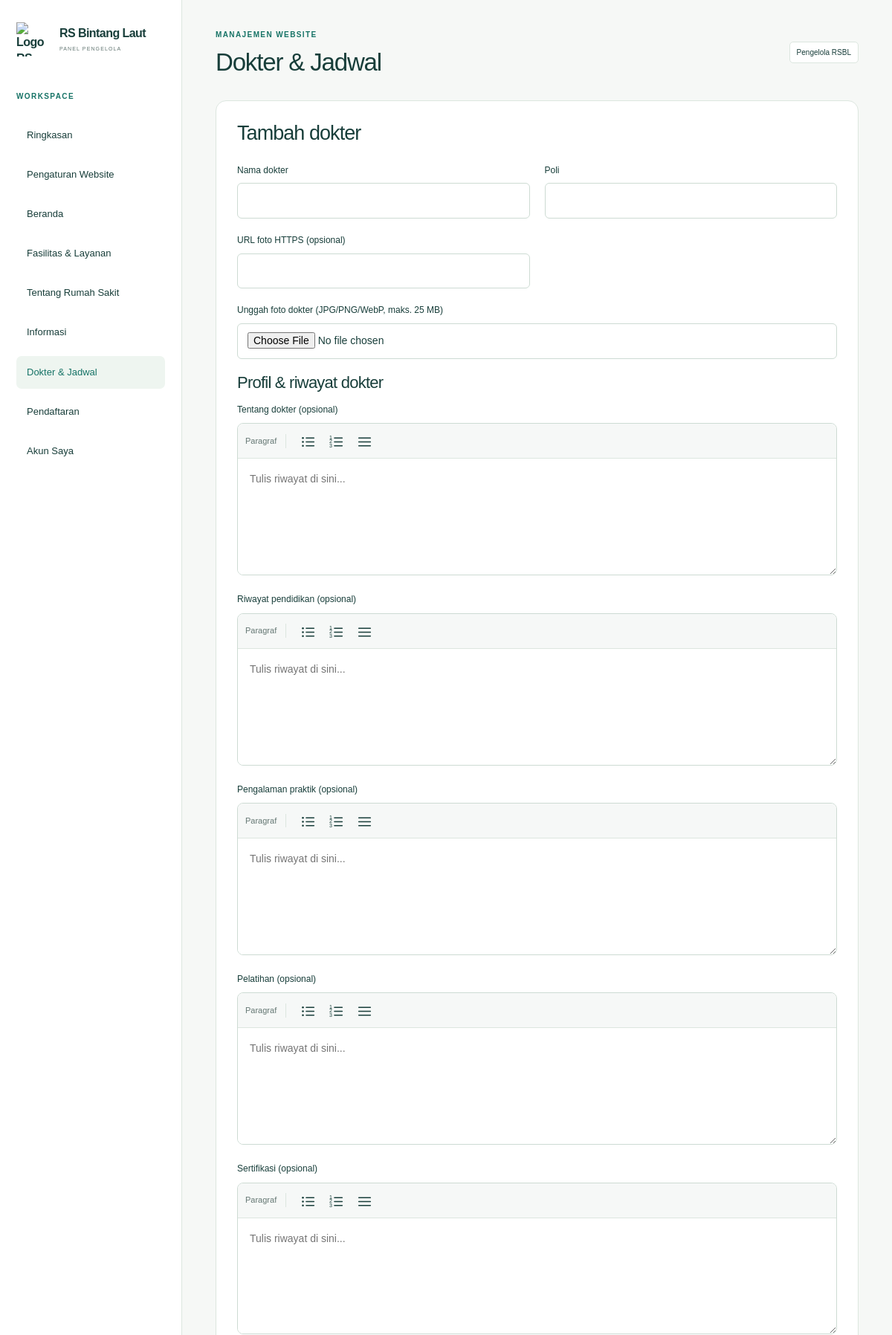
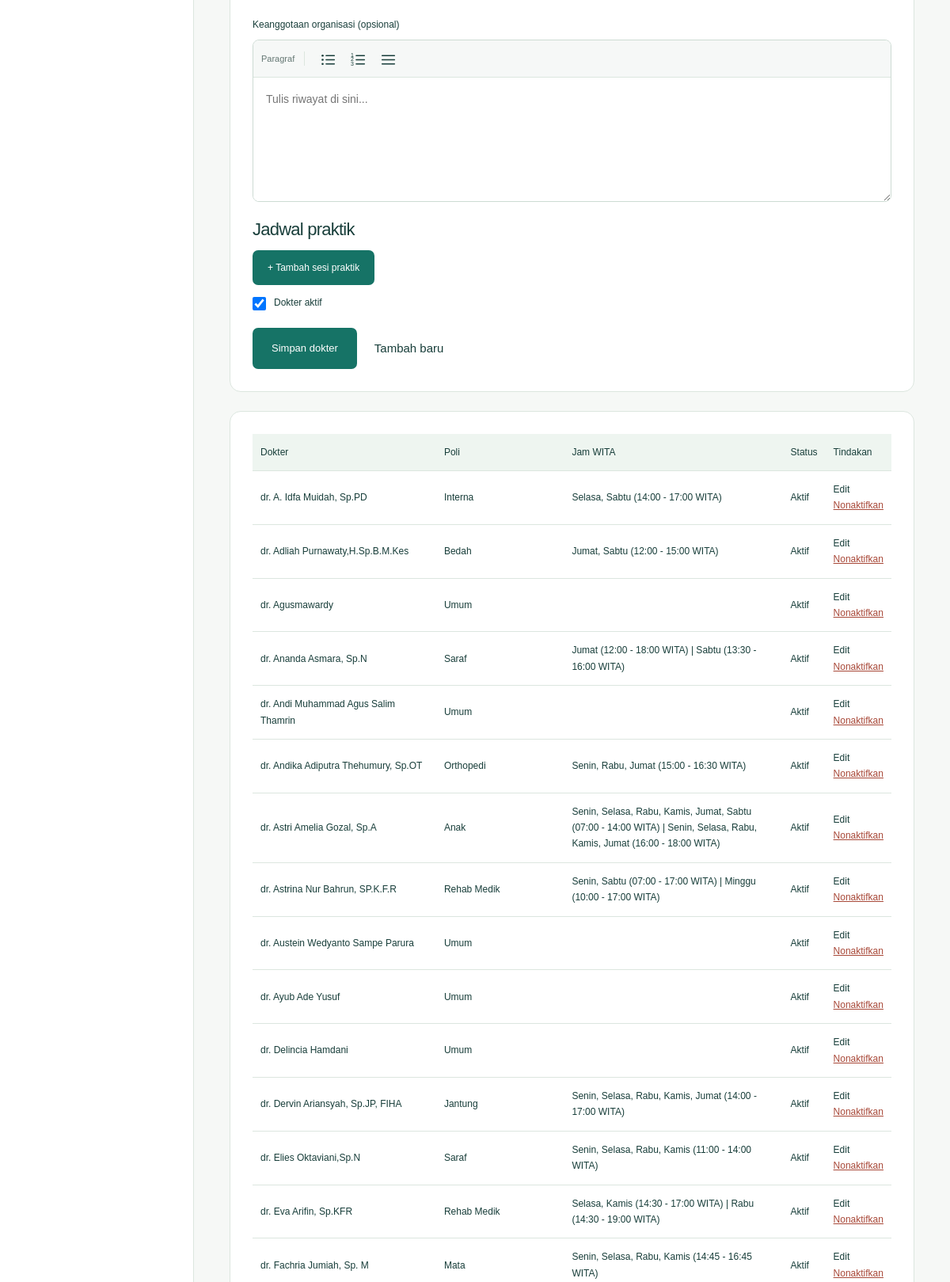
The page /index.php?page=admin&tab=doctors (signed in, upper part) on the database its author committed (2 pictures, top to bottom).
### tables this page shows
CREATE TABLE doctors (id INTEGER PRIMARY KEY AUTOINCREMENT, name VARCHAR(255) NOT NULL, specialty VARCHAR(255) NOT NULL, days VARCHAR(30) NOT NULL, hours VARCHAR(100) NOT NULL, image TEXT NOT NULL, active INT NOT NULL DEFAULT 1);

CREATE TABLE settings (name VARCHAR(100) PRIMARY KEY, value TEXT NOT NULL);

### app/modules/doctors.php (called while the page is built, shortened)
<?php
function doctorProfile(int $id): array
{
    $profile = json_decode(setting('doctor_profile_' . $id, '{}'), true);
    return is_array($profile) ? $profile : [];
}
function doctorDays(string $days): string
{
    $labels = [
        1 => 'Senin',
        2 => 'Selasa',
        3 => 'Rabu',
        4 => 'Kamis',
        5 => 'Jumat',
        6 => 'Sabtu',
        7 => 'Minggu',
    ];
    return implode(', ', array_map(fn($day) => $labels[(int) $day] ?? '', explode(',', $days)));
}
function doctorSessions(array $doctor): array
{
    $profile = doctorProfile((int) ($doctor['id'] ?? 0));
    if (isset($profile['sessions']) && is_array($profile['sessions'])) {
        return $profile['sessions'];
    }
    $times = [];
    preg_match_all('/([0-2]?[0-9])[.:]([0-5][0-9])/', $doctor['hours'] ?? '', $times);
    if (trim($doctor['days'] ?? '') === '' || count($times[0]) < 2) {
        return [];
    }
    return [
        [
            'days' => array_map('intval', explode(',', $doctor['days'] ?? '')),
            'start' => isset($times[1][0]) ? sprintf('%02d:%s', $times[1][0], $times[2][0]) : '',
            'end' => isset($times[1][1]) ? sprintf('%02d:%s', $times[1][1], $times[2][1]) : '',
        ],
    ];
}
function doctorScheduleText(array $doctor): string
{
    return implode(
        ' | ',
        array_map(
            fn($session) => doctorDays(implode(',', $session['days'])) .
                ' (' .
                $session['start'] .
                ' - ' .
                $session['end'] .
                ' WITA)',
            doctorSessions($doctor),
        ),
    );
}

### views/admin/pages/doctors.php (the view, shortened to what this page needs)
<?php
$edit = query('SELECT * FROM doctors WHERE id=?', [(int) ($_GET['edit'] ?? 0)])[0] ?? [];
?>
<form class="panel" method="post" enctype="multipart/form-data">
    <h2><?= empty($edit['id']) ? 'Tambah' : 'Edit' ?> dokter</h2>
    <div class="form-grid"><?php
    ?></div>
    <label>
        Unggah foto dokter (JPG/PNG/WebP, maks. 25 MB)
        <input type="file" name="image_file" accept="image/jpeg,image/png,image/webp">
    </label>
    <h3>Profil &amp; riwayat dokter</h3>
    <?php foreach (
        [
            'bio' => 'Tentang dokter',
            'education' => 'Riwayat pendidikan',
            'experience' => 'Pengalaman praktik',
            'training' => 'Pelatihan',
            'certifications' => 'Sertifikasi',
            'organizations' => 'Keanggotaan organisasi',
        ]
        as $key => $label
    ): ?>
    <div class="history-editor" data-history-editor>
        <label for="history-<?= $key ?>"><?= e($label) ?> (opsional)</label>
        <div class="history-editor-surface">
            <div class="history-toolbar" role="group" aria-label="Format paragraf <?= e($label) ?>">
                <span class="history-toolbar-label">Paragraf</span>
                <button type="button" data-list="bullet" aria-label="Daftar bullet" title="Daftar bullet" aria-controls="history-<?= $key ?>">
                    <svg viewBox="0 0 24 24" aria-hidden="true">
                        <circle cx="4" cy="6" r="1.5"/>
                        <circle cx="4" cy="12" r="1.5"/>
                        <circle cx="4" cy="18" r="1.5"/>
                        <path d="M9 6h12M9 12h12M9 18h12"/>
                    </svg>
                </button>
                <button type="button" data-list="number" aria-label="Daftar bernomor" title="Daftar bernomor" aria-controls="history-<?= $key ?>">
                    <svg viewBox="0 0 24 24" aria-hidden="true">
                        <text x="1" y="8">1</text>
                        <text x="1" y="14">2</text>
                        <text x="1" y="20">3</text>
                        <path d="M9 6h12M9 12h12M9 18h12"/>
                    </svg>
                </button>
                <button type="button" data-list="plain" aria-label="Hapus format daftar" title="Hapus format daftar" aria-controls="history-<?= $key ?>">
                    <svg viewBox="0 0 24 24" aria-hidden="true">
                        <path d="M3 6h18M3 12h18M3 18h18"/>
                    </svg>
                </button>
            </div>
            <textarea id="history-<?= $key ?>" name="<?= $key ?>" rows="5" maxlength="10000" placeholder="Tulis riwayat di sini..."><?= e(
) ?></textarea>
        </div>
    </div>
    <?php endforeach; ?>
<?php require APP_ROOT . '/views/admin/components/doctor-schedule.php'; ?>
    <label class="check">
        <input type="checkbox" name="active" <?= $edit['active'] ?? 1 ? 'checked' : '' ?>>
        Dokter aktif
    </label>
    <div class="actions">
        <button class="button">Simpan dokter</button>
        <a href="index.php?page=admin&tab=doctors">Tambah baru</a>
    </div>
</form>
<div class="panel table-wrap">
    <table>
        <thead>
            <tr>
                <th>Dokter</th>
                <th>Poli</th>
                <th>Jam WITA</th>
                <th>Status</th>
                <th>Tindakan</th>
            </tr>
        </thead>
        <tbody>
            <?php foreach (query('SELECT * FROM doctors ORDER BY name') as $row): ?>
            <tr>
                <td><?= e($row['name']) ?></td>
                <td><?= e($row['specialty']) ?></td>
                <td><?= e(doctorScheduleText($row)) ?></td>
                <td><?= $row['active'] ? 'Aktif' : 'Nonaktif' ?></td>
                <td>
                    <a href="index.php?page=admin&tab=doctors&edit=<?= $row['id'] ?>">Edit</a>
                    <form method="post" enctype="multipart/form-data" data-confirm="Nonaktifkan dokter ini?">
                        <button class="text-button danger">Nonaktifkan</button>
                    </form>
                </td>
            </tr>
            <?php endforeach; ?>
        </tbody>
    </table>
</div>

### assets/css/base.css (style rules this page uses)
:root { --ink: #183e3a; --muted: #647773; --green: #167366; --dark: #164d44; --mint: #eef5f0; --line: #dce6df; --cream: #fbfaf6; --white: #fff; --radius: 18px; }
* { box-sizing: border-box; }
body { margin: 0; font-family: Arial, Helvetica, sans-serif; color: var(--ink); background: var(--white); font-size: 15px; line-height: 1.7; }
a { color: inherit; text-decoration: none; }
button, input, select, textarea { font: inherit; }
button, a, input, select, textarea { -webkit-tap-highlight-color: transparent; }
button { cursor: pointer; }
h1, h2, h3, h4, p { margin-top: 0; }
h1, h2, h3 { line-height: 1.15; letter-spacing: -0.035em; }
h2 { font-size: clamp(28px, 3.1vw, 40px); font-weight: 500; margin-bottom: 24px; }
h3 { font-size: 22px; font-weight: 500; margin-bottom: 14px; }
.button { display: inline-flex; align-items: center; justify-content: center; gap: 28px; background: var(--green); color: white; padding: 15px 23px; border: 1px solid transparent; border-radius: 7px; font-size: 13px; font-weight: 500; line-height: 1.5; transition: background 0.2s, transform 0.2s; }
.actions { display: flex; align-items: center; gap: 22px; flex-wrap: wrap; }
.panel { border: 1px solid var(--line); background: #fff; border-radius: 13px; padding: 28px; margin-bottom: 24px; }
label { display: block; font-size: 12px; color: var(--ink); margin-bottom: 19px; font-weight: 500; }
input, select, textarea { display: block; width: 100%; border: 1px solid #cddbd3; border-radius: 6px; background: #fff; padding: 11px 13px; color: var(--ink); margin-top: 7px; max-width: 100%; font-size: 14px; }
textarea { resize: vertical; }
.form-grid { display: grid; grid-template-columns: 1fr 1fr; gap: 0 20px; }
.check { display: flex; align-items: start; gap: 10px; font-weight: 400; }
.check input { width: 17px; height: 17px; margin: 3px 0; flex-shrink: 0; }
.admin-body { background: #f6f8f6; }
.text-button { border: 0; background: none; padding: 0; color: var(--green); font-size: 12px; text-decoration: underline; }
.danger { color: #a84838; }
.table-wrap { overflow-x: auto; }
table { width: 100%; border-collapse: collapse; font-size: 12px; text-align: left; }
th, td { padding: 13px 10px; border-bottom: 1px solid var(--line); vertical-align: middle; }
th { font-weight: 500; background: var(--mint); }

### assets/css/admin/workspace.css (style rules this page uses)
.admin-main .panel > h2 { font-size: 27px; }
.admin-main .panel { border-radius: 14px; }

### assets/css/admin/history-editor.css (style rules this page uses)
.history-editor { margin-bottom: 22px; }
.history-editor label { margin-bottom: 8px; }
.history-editor-surface { overflow: hidden; border: 1px solid #cddbd3; border-radius: 8px; background: white; }
.history-toolbar { display: flex; align-items: center; gap: 4px; padding: 7px 10px; border-bottom: 1px solid var(--line); background: #f6f8f7; }
.history-toolbar-label { margin-right: 8px; padding-right: 12px; border-right: 1px solid var(--line); font-size: 11px; color: var(--muted); }
.history-toolbar button { display: grid; place-items: center; width: 34px; height: 32px; padding: 6px; border: 1px solid transparent; border-radius: 4px; background: transparent; color: var(--ink); }
.history-toolbar svg { width: 21px; height: 21px; fill: currentColor; }
.history-toolbar svg text { font: 8px Arial, sans-serif; }
.history-editor-surface textarea { display: block; margin: 0; padding: 15px 16px; min-height: 150px; border: 0; border-radius: 0; line-height: 1.8; resize: vertical; }

### rows shown on the page
doctors: name "dr. A. Idfa Muidah, Sp.PD", specialty "Interna", id.value "Selasa, Sabtu (14:00 - 17:00 WITA)", active "Aktif"
doctors: name "dr. Adliah Purnawaty,H.Sp.B.M.Kes", specialty "Bedah", id.value "Jumat, Sabtu (12:00 - 15:00 WITA)", active "Aktif"
doctors: name "dr. Agusmawardy", specialty "Umum", active "Aktif"
doctors: name "dr. Ananda Asmara, Sp.N", specialty "Saraf", id.value "Jumat (12:00 - 18:00 WITA) | Sabtu (13:30 - 16:00 WITA)", active "Aktif"
doctors: name "dr. Andi Muhammad Agus Salim Thamrin", specialty "Umum", active "Aktif"
doctors: name "dr. Andika Adiputra Thehumury, Sp.OT", specialty "Orthopedi", id.value "Senin, Rabu, Jumat (15:00 - 16:30 WITA)", active "Aktif"
doctors: name "dr. Astri Amelia Gozal, Sp.A", specialty "Anak", id.value "Senin, Selasa, Rabu, Kamis, Jumat, Sabtu (07:00 - 14:00 WITA) | Senin, Selasa, Rabu, Kamis, Jumat (16:00 - 18:00 WITA)", active "Aktif"
doctors: name "dr. Astrina Nur Bahrun, SP.K.F.R", specialty "Rehab Medik", id.value "Senin, Sabtu (07:00 - 17:00 WITA) | Minggu (10:00 - 17:00 WITA)", active "Aktif"
doctors: name "dr. Austein Wedyanto Sampe Parura", specialty "Umum", active "Aktif"
doctors: name "dr. Ayub Ade Yusuf", specialty "Umum", active "Aktif"
doctors: name "dr. Delincia Hamdani", specialty "Umum", active "Aktif"
doctors: name "dr. Dervin Ariansyah, Sp.JP, FIHA", specialty "Jantung", id.value "Senin, Selasa, Rabu, Kamis, Jumat (14:00 - 17:00 WITA)", active "Aktif"
doctors: name "dr. Elies Oktaviani,Sp.N", specialty "Saraf", id.value "Senin, Selasa, Rabu, Kamis (11:00 - 14:00 WITA)", active "Aktif"
doctors: name "dr. Eva Arifin, Sp.KFR", specialty "Rehab Medik", id.value "Selasa, Kamis (14:30 - 17:00 WITA) | Rabu (14:30 - 19:00 WITA)", active "Aktif"
doctors: name "dr. Fachria Jumiah, Sp. M", specialty "Mata", id.value "Senin, Selasa, Rabu, Kamis (14:45 - 16:45 WITA)", active "Aktif"

### other values the page prints
$label "Ringkasan"
$label "Pengaturan Website"
$label "Beranda"
$label "Fasilitas & Layanan"
$label "Tentang Rumah Sakit"
$label "Informasi"
$label "Dokter & Jadwal"
$label "Pendaftaran"
$label "Akun Saya"
$modules[$tab] "Dokter & Jadwal"
$label "Nama dokter Poli URL foto HTTPS (opsional)"
$label "Tentang dokter"
$label "Riwayat pendidikan"
$label "Pengalaman praktik"
$label "Pelatihan"
